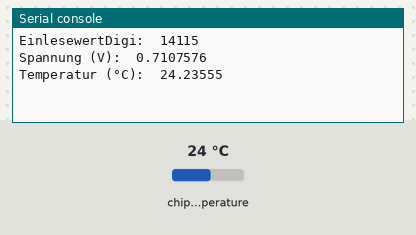
Bench run of a program on a simulated Raspberry Pi Pico running MicroPython. On the bench: the last lines printed to the serial console. Inputs (shaded band) come from the test bench; at power-on: chip temperature 24 °C.

Above: at 1.2 s.
1.3 s: chip temperature set to 1 °C
At 2.5 s:
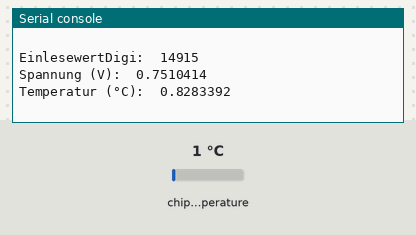
4.0 s: chip temperature set to 11 °C
At 5.3 s:
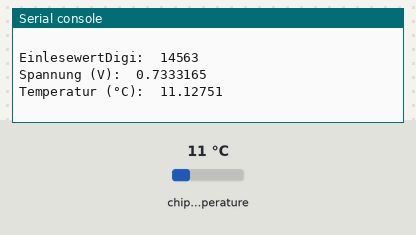
Timing chart, 0 to 7.0 s (numbered marks = the images above; inputs shaded):
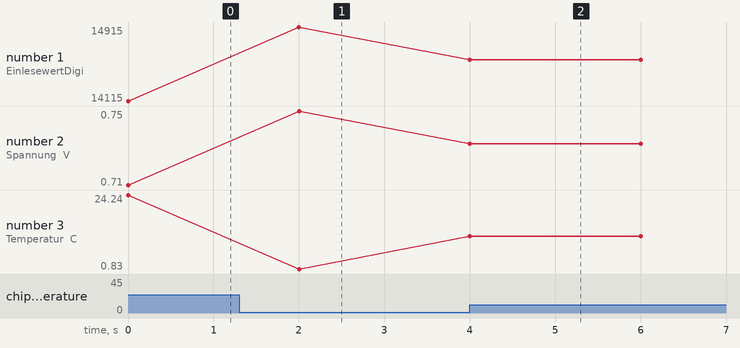

The program:

PB-03-3-10-Temperaturmessung_onboard.py
```python
#==========================================================================
#
# PB-3-3-10-Temperaturmessung onboard_Kom.py
#
# (keine Bauteile)
#
#==========================================================================
#
# Bibliotheken laden
from machine import ADC
from utime import sleep

# Initialisierung des ADC4 (Analog-Digital-Converter, Kanal 4),
# welcher mit dem on-board Temperatursensor verbunden ist.
Temperatursensor = ADC(4)

# Bekannte Werte:
#Temperatursensor mit negativem Temperaturkoeffizienten, d.h.
#   höhere Spannung - > niedirigere Temperatur, und
#   niedrigere Spannung - > höhere Temperatur.
# 0,706 Volt entsprechen 27 Grad Celsius;
# + 1,721 mV = + 0,001721 V entspricht 1 Grad Celsius minus-Abweichung;
# - 1,721 mV = - 0,001721 V entspricht 1 Grad Celsius plus-Abweichung.

Umrechnungsfaktor = 3.3 / (65535)

# Endlos-Schleife starten
while True:
    # Temparatur-Sensor als Dezimalzahl lesen:
    # EinlesewertDigi geht von 0 - 65535
    EinlesewertDigi = Temperatursensor.read_u16()

    # EinlesewertDigi in Spannung umrechnen:
    # Spannung beträgt zwischen
    #    0 Volt bei EinlesewertDigi = 0, und
    #    3,3 Volt bei EinlesewertDigi = 65535.
    Spannung = EinlesewertDigi * Umrechnungsfaktor

    # Spannung in Temperatur umrechnen:
    # a. wenn Spannung um 0,001721 höher ist als 0.706, also 0,707721
    #    ist Klammer:  0,001721, und
    #    Bruch ergibt:  1, und
    #    Temperatur somit 27 - 1 = 26 Grad Celsius.
    # b. wenn Spannung um 0,001721 geringer ist als 0.706, also 0,704279
    #    ist Klammer:  - 0,001721, und
    #    Bruch ergibt:  - 1, und
    #    Temperatur somit 27 - -1 = 28 Grad Celsius.
    temperatur = 27 - (Spannung - 0.706) / 0.001721

    # Ausgabe in der Kommandozeile/Shell
    print("EinlesewertDigi: ", EinlesewertDigi)
    print("Spannung (V): ", Spannung)
    print("Temperatur (°C): ", temperatur)
    print()

    # 2 Sekunden warten
    sleep(2)

"""
In diesem Programm-Code wird der on-board Temperatursensor des Raspberry Pi Pico
ausgelesen und die Temperatur in Grad Celsius berechnet. Dazu wird zunächst
der ADC (Analog-Digital-Converter) mit Kanal 4 initialisiert, welcher mit dem
Temperatursensor verbunden ist. Der ADC wird dann genutzt, um den Einlesewert
des Sensors als Dezimalzahl zu lesen. Anschließend wird dieser Einlesewert in
eine Spannung umgerechnet, da der ADC die Spannung misst, die vom Sensor
ausgeht. Der Spannungswert wird dann in eine Temperatur in Grad Celsius
umgerechnet, indem der Temperaturkoeffizient des Sensors und der gemessene
Spannungswert berücksichtigt werden.

Das Programm befindet sich in einer Endlos-Schleife, die alle zwei Sekunden
ausgeführt wird. Bei jedem Schleifendurchlauf wird der Einlesewert, die
Spannung und die Temperatur in der Kommandozeile ausgegeben.

Das Programm liest die Temperatur mithilfe des on-board Temperatursensors
des Raspberry Pi Pico aus. Dazu wird zunächst der ADC (Analog-Digital-Converter)
mit Kanal 4 initialisiert, welcher mit dem Temperatursensor verbunden ist.
Der ADC wandelt das analoge Signal des Temperatursensors in eine digitale
Zahl um, die dann vom Programm weiterverarbeitet werden kann.

In der Endlos-Schleife des Programms wird der Einlesewert des Temperatursensors
als Dezimalzahl eingelesen und dann in eine Spannung umgerechnet, da der ADC
die Spannung misst, die vom Sensor ausgeht. Die Spannung wird dann in eine
Temperatur in Grad Celsius umgerechnet. Hierfür ist es wichtig zu wissen,
dass der Temperatursensor einen negativen Temperaturkoeffizienten hat. Das
bedeutet, dass höhere Spannungswerte des Sensors niedrigere Temperaturen und
niedrigere Spannungswerte höhere Temperaturen bedeuten.

Der Temperatursensor hat bei einer Spannung von 0,706 Volt eine Temperatur
von 27 Grad Celsius. Zusätzlich ist bekannt, dass eine Änderung der Spannung
um 0,001721 Volt einer Änderung der Temperatur um 1 Grad Celsius entspricht.
Mit diesen Informationen kann die Temperatur in Grad Celsius aus der
gemessenen Spannung berechnet werden.

Das Programm gibt den Einlesewert des Temperatursensors, die gemessene
Spannung und die berechnete Temperatur in der Kommandozeile aus und wartet
dann 2 Sekunden, bevor die Schleife erneut ausgeführt wird.
"""
```

Measured:
- after the input at 1.3 s, the serial console: prints a new line after 0.70 s (image 1)
- after the input at 4.0 s, the serial console: prints a new line at once (image 2)
- plotted number 1: 14115 → 14915 after the input at 1.3 s, 14915 → 14563 after the input at 4.0 s
- plotted number 2: 0.71 → 0.75 after the input at 1.3 s, 0.75 → 0.73 after the input at 4.0 s
- plotted number 3: 24.24 → 0.83 after the input at 1.3 s, 0.83 → 11.13 after the input at 4.0 s
